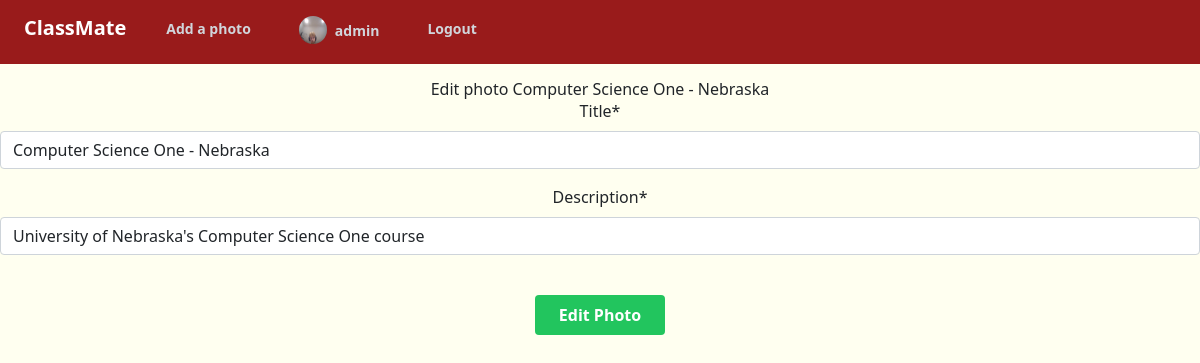
The page /photo/21/update/ (signed in) on the database its author committed.
### users/models.py (models this page shows, shortened)
class Profile(models.Model):
    user = models.OneToOneField(User, on_delete=models.CASCADE) # Delete profile when user is deleted
    image = models.ImageField(default='default.jpg', upload_to='profile_pics')
    bio = models.TextField(max_length=200, default='')

### photoapp/models.py (models this page shows)
class Photo(models.Model):
    title = models.CharField(max_length=45)
    description = models.CharField(max_length=250)
    created = models.DateTimeField(auto_now_add=True)
    image = models.FileField(upload_to='photos/')
    thumbnail = models.ImageField(upload_to='photos/', default=image)
    submitter = models.ForeignKey(get_user_model(), on_delete=models.CASCADE)
    tags = TaggableManager()
    def __str__(self):
        return self.title

### photoapp/views.py (the view)
# urls.py: path('photo/<int:pk>/update/', PhotoUpdateView.as_view(), name='update'),
class PhotoUpdateView(UserIsSubmitter, UpdateView):
    template_name = 'photoapp/update.html'
    model = Photo
    fields = ['title', 'description', 'tags']
    success_url = reverse_lazy('photo:list')

### photoapp/views.py (called while the page is built)
    def get_photo(self):
        return get_object_or_404(Photo, pk=self.kwargs.get('pk'))

    def test_func(self):
        if self.request.user.is_authenticated:
            return self.request.user == self.get_photo().submitter
        else:
            raise PermissionDenied('Sorry you are not allowed here')

### photoapp/templates/photoapp/update.html (shortened to what this page needs)
{% extends 'base.html' %}
{% load crispy_forms_tags %}
{% block body %}
<div class="mx-auto text-center">
  <h1 class="mt-3">Edit photo {{photo}}</h1>
</div>
<div class="form-group text-center">
  <form action="" method="post" enctype="multipart/form-data">
    {{ form|crispy }}
    <button type="submit" class="bg-green-500 hover:bg-green-700 text-white font-bold py-2 px-4 rounded mt-4">Edit Photo</button>
  </form>
</div>
{% endblock body %}

### templates/navbar.html (shortened to what this page needs)
<!doctype html>
<html>
<head>
  <script src="https://cdn.tailwindcss.com"></script>
</head>
</html>
<nav class="bg-red-800">
  <div class="mx-auto px-4 sm:px-6 lg:px-8 h-16 flex items-center">
    <div class="flex-shrink-0 flex items-center">
      <a href="{% url 'photo:list' %}" class="text-white text-xl font-bold mb-2">ClassMate</a>
    </div>
    <div class=" sm:block sm:ml-6 flex items-center">
      <ul class="flex space-x-4">
        {% if user.is_authenticated %}
        <li class="nav-item">
          <a href="{% url 'photo:create' %}" class="text-gray-300 hover:bg-gray-700 hover:text-white px-3 py-2 rounded-md text-sm font-bold">Add a photo</a>
        </li>
        <li class="nav-item">
          <a href="{% url 'user:profile' %}" class="text-gray-300 hover:bg-gray-700 hover:text-white px-3 py-2 rounded-md text-sm font-bold"><img class="w-7 h-7 rounded-full inline-block mr-2 mb-1" src="{{ user.profile.image.url }}"/>{{user.username}}</a>
        </li>
        <li class="nav-item">
          <a href="{% url 'user:logout' %}" class="text-gray-300 hover:bg-gray-700 hover:text-white px-3 py-2 rounded-md text-sm font-bold">Logout</a>
        </li>
        {% else %}
        <li class="nav-item">
          <a href="{% url 'user:login' %}" class="text-gray-300 hover:bg-gray-700 hover:text-white px-3 py-2 rounded-md text-sm font-bold inline-block mb-1">Sign In</a>
        </li>
        {% endif %}
      </ul>
    </div>
  </div>
</nav>

### rows shown on the page
Photo: title "Computer Science One - Nebraska", description "University of Nebraska's Computer Science One course"

### other values the page prints
{{ user.username }} "admin"
